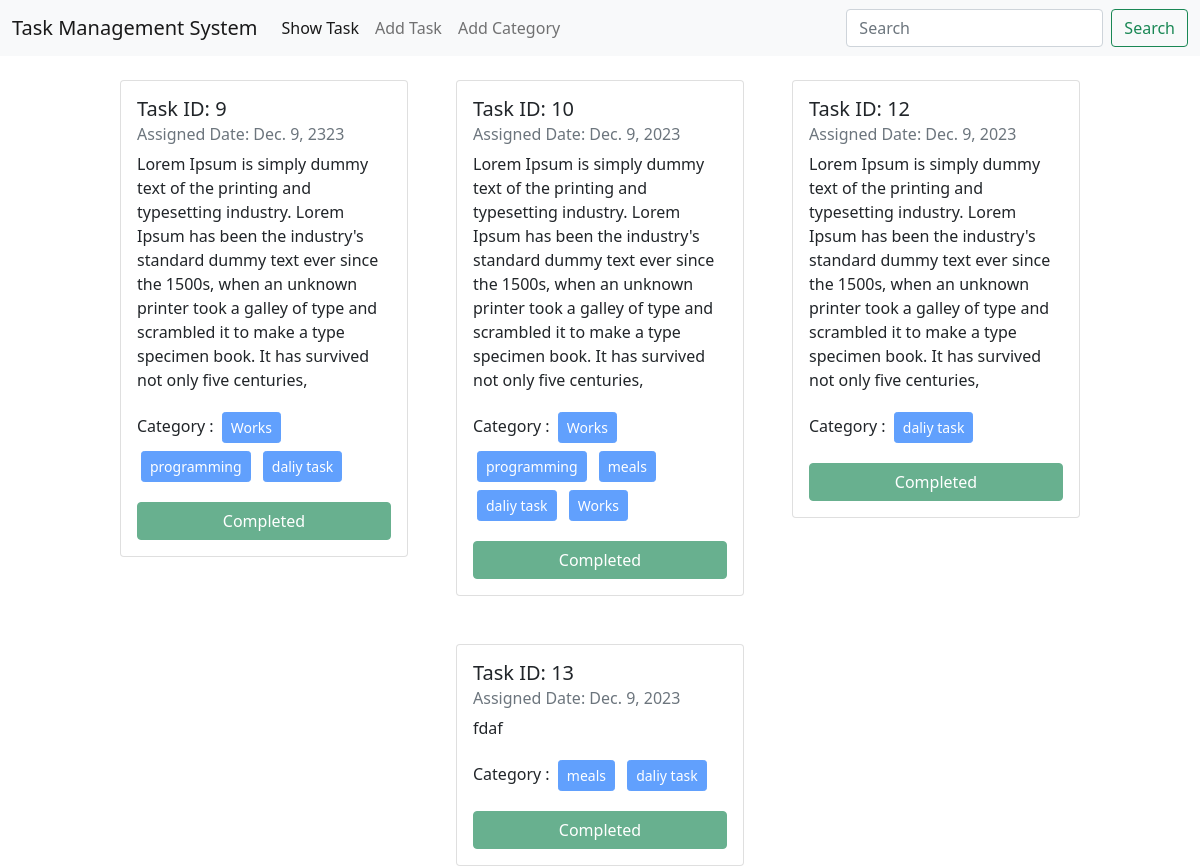
The page / on the database its author committed.
### TaskModel/models.py (models this page shows, shortened)
class add_task(models.Model):
    Task_Title = models.CharField(max_length=100)
    Task_Description = models.TextField()
    Category = models.ManyToManyField(add_category)
    Task_assign_date = models.DateField(default=timezone.now, blank=True, null=True,help_text="You can Enter task assignment date or set it default now")
    Is_completed = models.BooleanField(default=False, blank=True)

### TaskCategoryModel/models.py (models this page shows, shortened)
class add_category(models.Model):
    Category_Name = models.CharField(max_length=150)

### TaskManagementSystem/views.py (the view)
# urls.py: 2. Add a URL to urlpatterns:  path('', views.home, name='home')
def home(request):
    data = add_task.objects.all()
    return render(request, 'home.html',{'data': data})

### templates/home.html
{% extends 'base.html' %}
{% block content %}
<div class="d-flex gap-5 align-items-start mt-4 flex-wrap justify-content-center">
    {% for val in data %}
    <div class="card" style="width: 18rem;">
        <div class="card-body">
            <h5 class="card-title">Task ID: {{val.id}}</h5>
            <h6 class="card-subtitle mb-2 text-muted">Assigned Date: {{val.Task_assign_date}}</h6>
            <p class="card-text">{{val.Task_Description}}</p>
            <p class="card-text">
                Category : {% for cate in val.Category.all %}
                <button class="btn btn-primary btn-sm m-1" disabled >{{cate.Category_Name}} </button>
                {% endfor %}
            </p>
            {% if val.Is_completed %}
            <button class="btn btn-success text-center ps-3 pe-3 w-100" disabled >Completed</button>
            {% else %}
            <a href="{% url 'edit_task' val.id %}" class="btn btn-warning">Edit</a>
            <a href="{% url 'delete_task' val.id %}" class="btn btn-danger">Delete</a>
            {% endif %}
        </div>
    </div>
    {% endfor %}
</div>
{% endblock content %}

### templates/base.html (shortened to what this page needs)
<!doctype html>
<html lang="en">
  <head>
    <link href="https://cdn.jsdelivr.net/npm/bootstrap@5.0.2/dist/css/bootstrap.min.css" rel="stylesheet">
  </head>
  <body>
    <nav class="navbar navbar-expand-lg navbar-light bg-light">
        <div class="container-fluid">
          <a class="navbar-brand" href="{% url 'homepage' %}"> Task Management System </a>
          <div class="collapse navbar-collapse" id="navbarSupportedContent">
            <ul class="navbar-nav me-auto mb-2 mb-lg-0">
              <li class="nav-item">
                <a class="nav-link active" aria-current="page" href="{% url 'homepage' %}">Show Task</a>
              </li>
              <li class="nav-item">
                <a class="nav-link" href="{% url 'add_Task' %}">Add Task</a>
              </li>
              <li class="nav-item">
                <a class="nav-link" href="{% url 'add_Category' %}">Add Category</a>
              </li>
            </ul>
            <form class="d-flex">
              <input class="form-control me-2" type="search" placeholder="Search" aria-label="Search">
              <button class="btn btn-outline-success" type="submit">Search</button>
            </form>
          </div>
        </div>
      </nav>
    {% block content %}{% endblock content %}
  </body>
</html>

### rows shown on the page
add_task: id "9", Task_assign_date "Dec. 9, 2323", Task_Description "Lorem Ipsum is simply dummy text of the printing and typesetting industry. Lorem Ipsum has been the industry's standard dummy text ever since the 1500s, when an unknown printer took a galley of type and scrambled it to make a type specimen book. It has survived not only five centuries,", Is_completed "Completed"
add_category: Category_Name "Works"
add_category: Category_Name "programming"
add_category: Category_Name "daliy task"
add_task: id "10", Task_assign_date "Dec. 9, 2023", Task_Description "Lorem Ipsum is simply dummy text of the printing and typesetting industry. Lorem Ipsum has been the industry's standard dummy text ever since the 1500s, when an unknown printer took a galley of type and scrambled it to make a type specimen book. It has survived not only five centuries,", Is_completed "Completed"
add_category: Category_Name "meals"
add_category: Category_Name "Works"
add_task: id "12", Task_assign_date "Dec. 9, 2023", Task_Description "Lorem Ipsum is simply dummy text of the printing and typesetting industry. Lorem Ipsum has been the industry's standard dummy text ever since the 1500s, when an unknown printer took a galley of type and scrambled it to make a type specimen book. It has survived not only five centuries,", Is_completed "Completed"
add_task: id "13", Task_assign_date "Dec. 9, 2023", Task_Description "fdaf", Is_completed "Completed"
